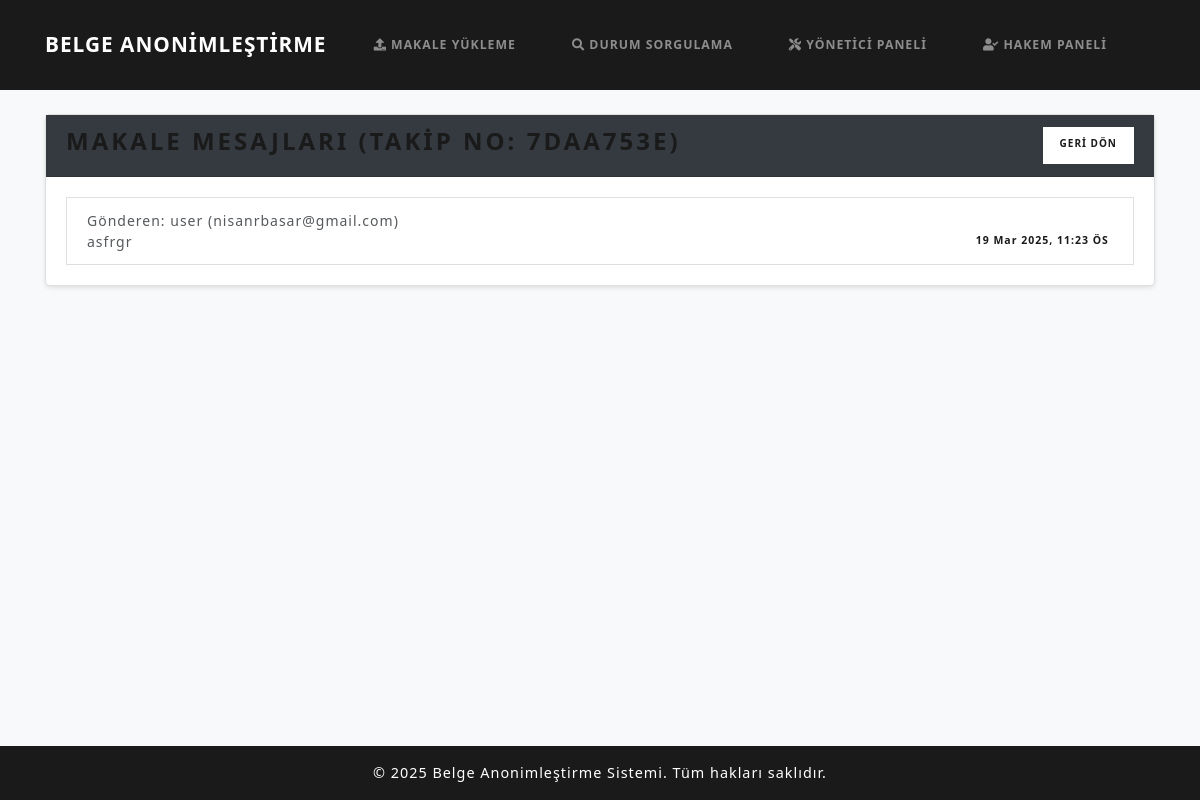
Page /makalesistemi/mesajlar/7daa753e/ on the committed database.
### papers/models.py (models this page shows, shortened)
class Submission(models.Model):
    tracking_number = models.CharField(max_length=50, unique=True)
    email_hash = models.CharField(max_length=64)
    encrypted_filename = models.TextField(null=True, blank=True)
    original_pdf = models.FileField(upload_to='uploads/')
    revised_pdf = models.FileField(upload_to='uploads/', null=True, blank=True)
    anonymized_pdf = models.FileField(upload_to='anonymized/', null=True, blank=True)
    final_pdf = models.FileField(upload_to='final/', null=True, blank=True)
    final_sent = models.BooleanField(default=False)  # Final PDF gönderildi mi?
    extracted_keywords = models.TextField(blank=True, null=True)
    subtopics = models.ManyToManyField(Subtopic, blank=True, related_name='submissions')
    status = models.CharField(max_length=50, choices=STATUS_CHOICES, default='Gönderildi')
    review = models.TextField(null=True, blank=True)
    reviewer = models.ForeignKey(Reviewer, null=True, blank=True, on_delete=models.SET_NULL)
    timestamp = models.DateTimeField(default=timezone.now)
    reviewed_pdf = models.FileField(upload_to='reviewed/', null=True, blank=True)  # Yeni alan
    anonymized_data = models.TextField(null=True, blank=True)
    restored = models.BooleanField(default=False)

class Message(models.Model):
    submission = models.ForeignKey(Submission, on_delete=models.CASCADE, related_name='messages')
    sender = models.CharField(max_length=50)
    sender_email = models.CharField(max_length=100, null=True, blank=True)
    content = models.TextField()
    timestamp = models.DateTimeField(default=timezone.now)

### papers/views.py (the view)
# urls.py: path('makalesistemi/mesajlar/<str:tracking_number>/', views.submission_messages, name='submission_messages'),
def submission_messages(request, tracking_number):
    sub = get_object_or_404(Submission, tracking_number=tracking_number)
    msgs = sub.messages.all().order_by('-timestamp')
    return render(request, 'submission_messages.html', {'submission': sub, 'msgs': msgs})

### templates/submission_messages.html
{% extends 'base.html' %}
{% block content %}
<div class="card">
  <div class="card-header bg-dark text-white d-flex justify-content-between">
    <h3>Makale Mesajları (Takip No: {{ submission.tracking_number }})</h3>
    <a href="{% url 'status' %}" class="btn btn-light btn-sm">GERİ DÖN</a>
  </div>
  <div class="card-body">
    {% if msgs %}
    <ul class="list-group">
      {% for msg in msgs %}
      <li class="list-group-item">
        <strong>Gönderen:</strong> {{ msg.sender }}{% if msg.sender_email %} ({{ msg.sender_email }}){% endif %}<br />
        {{ msg.content }}
        <span class="badge badge-light float-right">{{ msg.timestamp|date:"d M Y, g:i A" }}</span>
      </li>
      {% endfor %}
    </ul>
    {% else %}
    <p>Bu makaleye ait mesaj yok.</p>
    {% endif %}
  </div>
</div>
{% endblock %}

### static/css/style.css (style rules this page uses)
html, body { height: 100%; margin: 0; padding: 0; background-color: #f8f9fa; font-family: "Segoe UI", Tahoma, Geneva, Verdana, sans-serif; }
.card { margin-bottom: 20px; border-radius: 5px; box-shadow: 0 2px 4px rgba(0, 0, 0, 0.1); }

### rows in the picture
Submission: tracking_number "7DAA753E"
Message: sender "user", sender_email "nisanrbasar@gmail.com", content "asfrgr", timestamp "19 Mar 2025, 11:23 ÖS"
